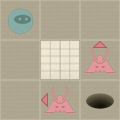

This game map was drawn from its Tiled (.tmx) file and the tilesets committed beside it. A one-line description and the trimmed map source follow:
An orthogonal 3x3 tile map with 40x40 px tiles, 2 tile layers (Level, Actors).

<map version="1.0" orientation="orthogonal" width="3" height="3" tilewidth="40" tileheight="40">
 <properties>
  <property name="moves" value="4" />
 </properties>
 <tileset firstgid="1" name="tiles" tilewidth="40" tileheight="40" spacing="2" margin="2">
  <image source="tiles.png" width="256" height="256" />
  <tile id="0">
   <properties>
    <property name="actor" value="exit" />
   </properties>
  </tile>
  <tile id="2">
   <properties>
    <property name="actor" value="guard" />
    <property name="direction" value="down" />
   </properties>
  </tile>
  <tile id="3">
   <properties>
    <property name="actor" value="guard" />
    <property name="direction" value="left" />
   </properties>
  </tile>
  <tile id="4">
   <properties>
    <property name="actor" value="guard" />
    <property name="direction" value="right" />
   </properties>
  </tile>
  <tile id="5">
   <properties>
    <property name="actor" value="guard" />
    <property name="direction" value="up" />
   </properties>
  </tile>
  <tile id="7">
   <properties>
    <property name="actor" value="player" />
   </properties>
  </tile>
  <tile id="8">
   <properties>
    <property name="actor" value="scroll" />
   </properties>
  </tile>
  <tile id="9">
   <properties>
    <property name="wall" value="1" />
   </properties>
  </tile>
 </tileset>
 <layer name="Level" width="3" height="3">
  <data>[9 cells, 9 non-empty, 2 distinct tile ids]</data>
 </layer>
 <layer name="Actors" width="3" height="3">
  <data>[9 cells, 4 non-empty, 4 distinct tile ids]</data>
 </layer>
</map>
